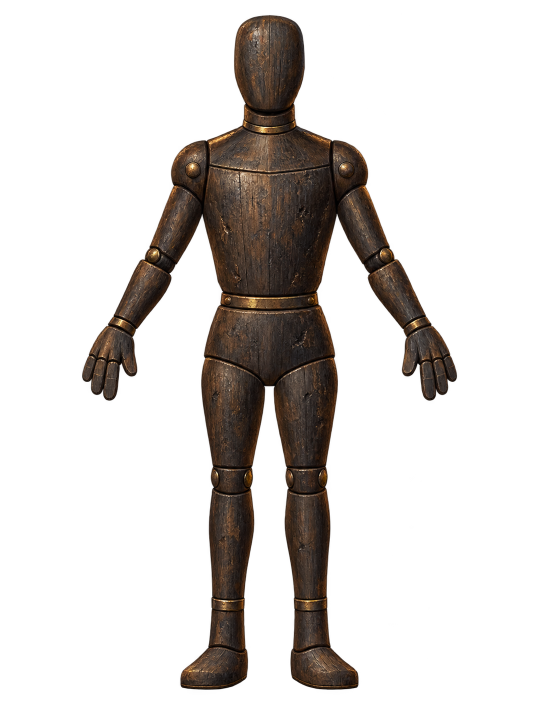
#> input picture art/ui/aaa2-equipment/mannequin-source.png, 1081 x 1455 px (shown at 1/2 size)
$ python export.py
#> lines starting #> are read from the running program, lines starting #| are printed output that depends on the picture; long printed decimals are rounded
"""Register the reviewed mannequin with uniform scaling only; requires Pillow."""
import argparse
import hashlib
import io
import json
from pathlib import Path
from PIL import Image

root = Path(__file__).resolve().parents[3]
source = Path(__file__).with_name('mannequin-source.png')
target = root / 'img/ui/equipment-mannequin.webp'
im = Image.open(source).convert('RGBA')
#> im is the input picture: PIL image 1081x1455 RGBA; mean R, G, B, A 14.5, 10.6, 8, 53.5
bounds = im.getchannel('A').point(lambda a: 255 if a >= 8 else 0).getbbox()
#> bounds = (163, 29, 916, 1380)
assert bounds, 'Source must contain an alpha cutout'
# Retain the authored antialiased edge; do not redraw, warp or recolour it.
bounds = (max(0,bounds[0]-2),max(0,bounds[1]-2),min(im.width,bounds[2]+2),min(im.height,bounds[3]+2))
#> bounds = (161, 27, 918, 1382)
body = im.crop(bounds)
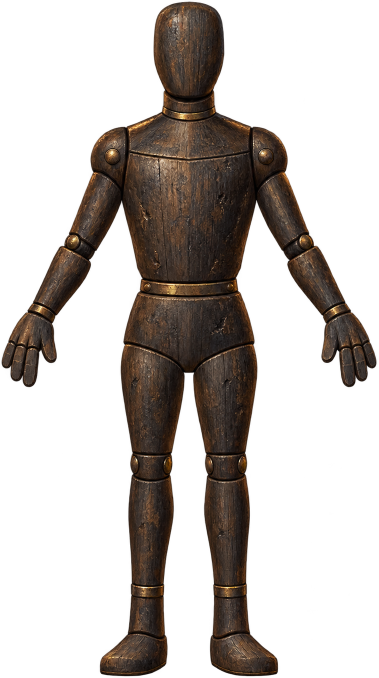
#> body: PIL image 757x1355 RGBA (shown at 1/2 size); mean R, G, B, A 22.2, 16.3, 12.3, 82.1; transparent parts drawn white
scale = min(292/body.width,520/body.height)
#> scale = 0.384
size = tuple(round(v*scale) for v in body.size)
#> size = (291, 520)
body = body.resize(size,Image.Resampling.LANCZOS)
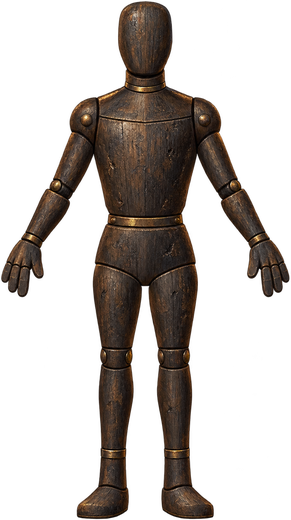
#> body: PIL image 291x520 RGBA; mean R, G, B, A 22.3, 16.2, 12.2, 82.2; transparent parts drawn white
out = Image.new('RGBA',(720,600))
#> out: PIL image 720x600 RGBA; every value is 0
out.alpha_composite(body,(360-size[0]//2,570-size[1]))
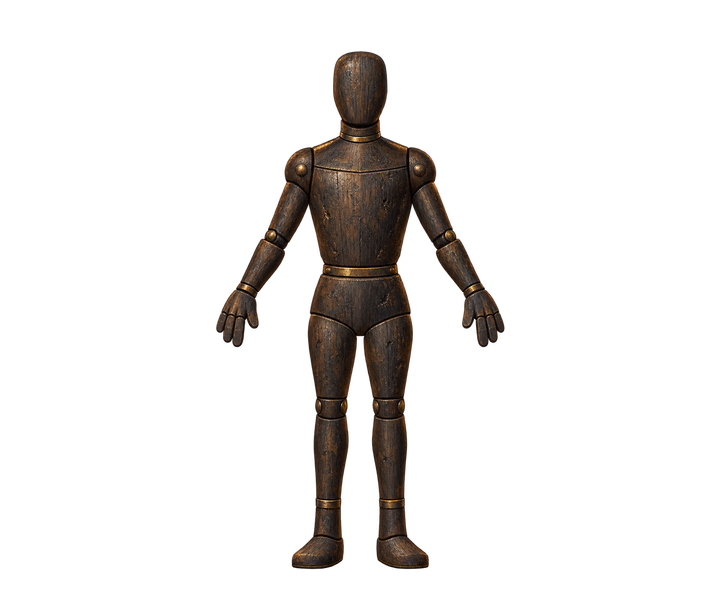
#> out: PIL image 720x600 RGBA; mean R, G, B, A 7.8, 5.7, 4.3, 28.8; transparent parts drawn white
stream=io.BytesIO();out.save(stream,format='WEBP',lossless=True,method=6)
data=stream.getvalue()
report={'source_bounds':list(bounds),'scale':scale,'body_size':list(size),
        'canvas':[720,600],'baseline':570,'sha256':hashlib.sha256(data).hexdigest()}
parser=argparse.ArgumentParser();parser.add_argument('--check',action='store_true');args=parser.parse_args()
if args.check:
    assert target.read_bytes()==data,'Shipped mannequin differs from reviewed source registration'
else:
    target.parent.mkdir(parents=True,exist_ok=True);target.write_bytes(data)
print(json.dumps(report))
#| {"source_bounds": [161, 27, 918, 1382], "scale": 0.3838, "body_size": [291, 520], "canvas": [720, 600], "baseline": 570, "sha256": "70fc83d6abbc48f762ca9261a187fccd9b4c3e8c54b2f642c523bb341653a8a8"}

$ run again, with art/ui/aaa2-equipment/pose-reference.png copied over art/ui/aaa2-equipment/mannequin-source.png
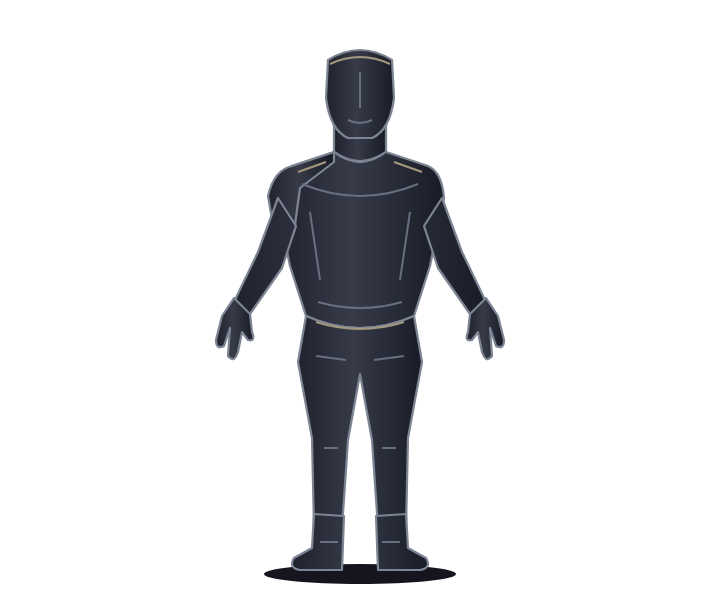
#> input picture art/ui/aaa2-equipment/pose-reference.png, 720 x 600 px
#> im is the input picture: PIL image 720x600 RGBA; mean R, G, B, A 7.8, 8.4, 10.2, 37.4
#> `bounds = im.getchannel('A').point(lambda a: 255 if a >= 8 else 0).getb..`: bounds = (214, 49, 506, 584)
#> `bounds = (max(0,bounds[0]-2),max(0,bounds[1]-2),min(im.width,bounds[2]..`: bounds = (212, 47, 508, 586)
#> `body = im.crop(bounds)`:
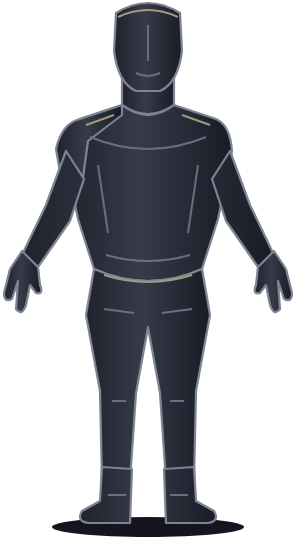
#> body: PIL image 296x539 RGBA; mean R, G, B, A 21.2, 22.8, 27.6, 101.2; transparent parts drawn white
#> `out.alpha_composite(body,(360-size[0]//2,570-size[1]))`:
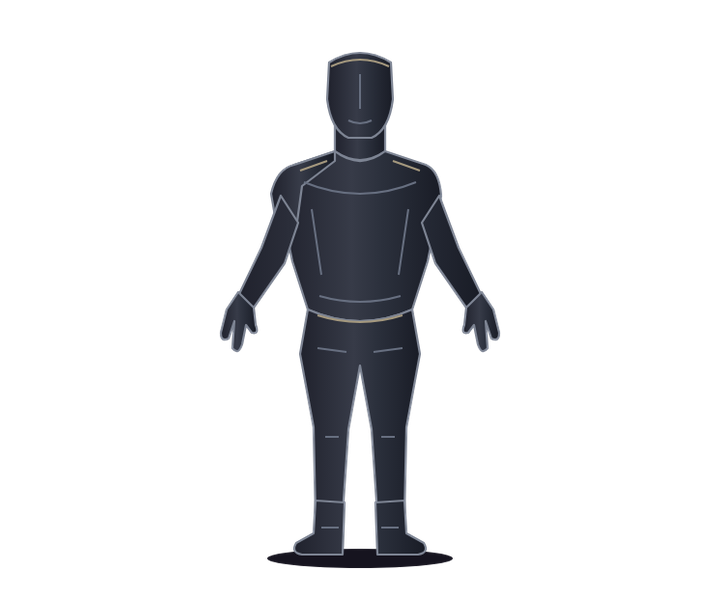
#> out: PIL image 720x600 RGBA; mean R, G, B, A 7.9, 8.5, 10.2, 34.8; transparent parts drawn white
#| {"source_bounds": [212, 47, 508, 586], "scale": 0.9647, "body_size": [286, 520], "canvas": [720, 600], "baseline": 570, "sha256": "d0d28b8e48b04341b20c67581ebe1ecfbdc758c91d2ac5972b238a2ccf2c75a3"}
